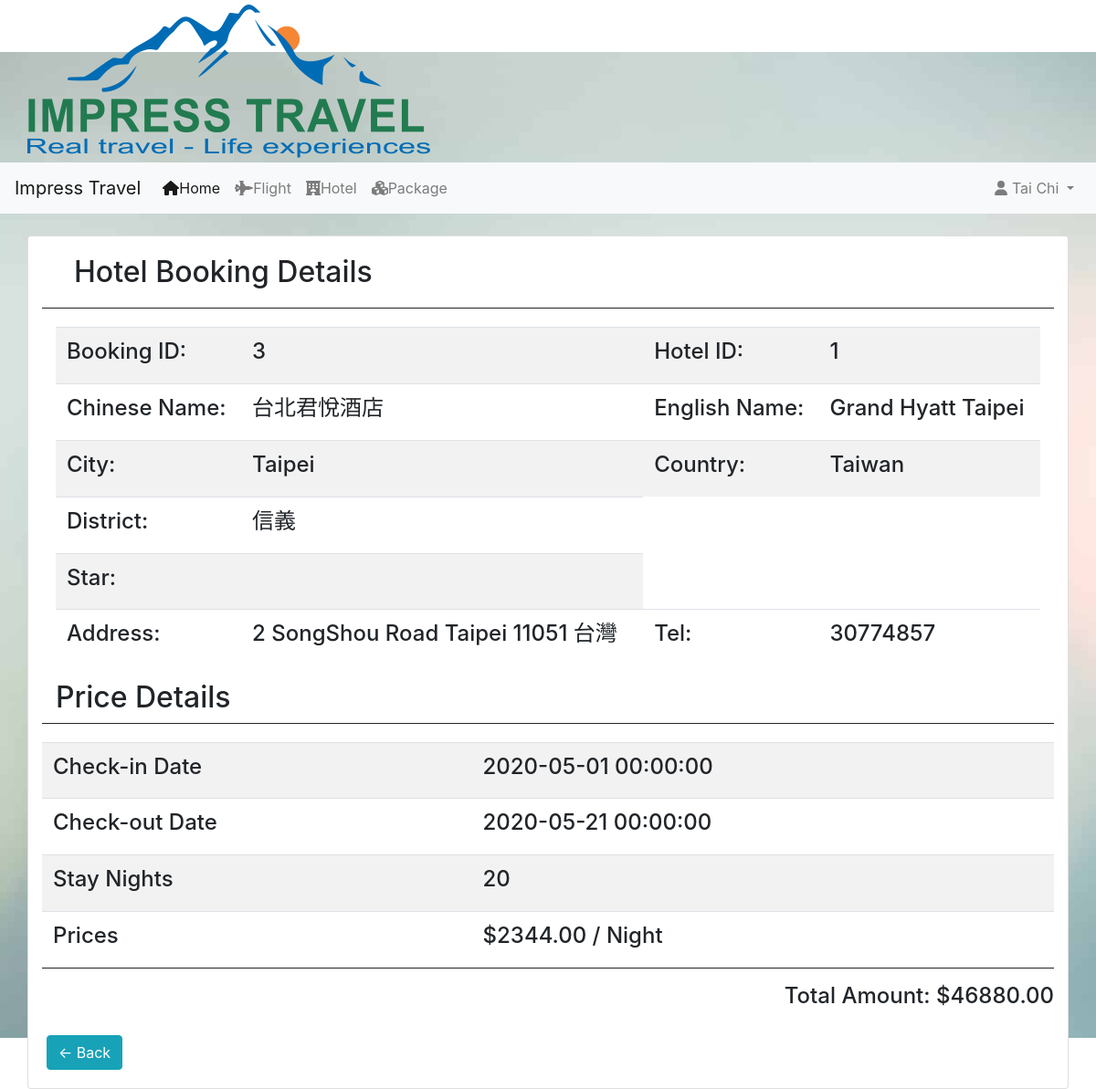
/customer_booking_hotel_details.php?hotelbooking=3 (signed in), run on the app's committed database.
### tables this page shows
CREATE TABLE IF NOT EXISTS `hotelorder` (
`hotel_order_id` int(10) unsigned NOT NULL,
  `room_id` int(11) unsigned NOT NULL,
  `user_id` int(10) unsigned NOT NULL,
  `OrderDate` datetime NOT NULL,
  `real_price` decimal(8,2) NOT NULL,
  `Checkin` datetime NOT NULL,
  `Checkout` datetime NOT NULL,
  `Remark` varchar(255) NOT NULL
);

CREATE TABLE IF NOT EXISTS `hotel` (
  `hotel_id` int(11) NOT NULL,
  `chiName` varchar(50) NOT NULL,
  `engName` varchar(80) NOT NULL,
  `star` int(1) DEFAULT '0',
  `country` varchar(30) NOT NULL,
  `city` varchar(30) NOT NULL,
  `district` varchar(30) NOT NULL,
  `address` varchar(255) NOT NULL,
  `hotel_tel` varchar(20) NOT NULL
);

CREATE TABLE IF NOT EXISTS `room` (
`room_id` int(11) unsigned NOT NULL,
  `hotel_id` int(11) NOT NULL,
  `room_type` varchar(45) NOT NULL,
  `room_noSmoke` tinyint(1) NOT NULL DEFAULT '0',
  `room_num` int(11) NOT NULL,
  `RoomSize` int(2) NOT NULL,
  `RoomDesc` varchar(50) NOT NULL,
  `Price` decimal(8,2) NOT NULL
);

### public_html/customer_booking_hotel_details.php (the view, shortened to what this page needs)
<!DOCTYPE html>
<html lang="en">
<head>
    <link href="css/bootstrap/bootstrap.min.css" rel="stylesheet" type="text/css">
    <link href="css/fa/all.css" rel="stylesheet" type="text/css">
    <link href="css/layout.css" rel="stylesheet" type="text/css">
</head>
<body>
<div class="container">
    <div class="row">
      <img src="src/image/logo.png" style="padding: 5px 0 5px 0;"/>
    </div>
</div>
<nav class="navbar navbar-expand-lg navbar-light bg-light">
  <a class="navbar-brand" href="index.php">Impress Travel</a>
  <div class="collapse navbar-collapse" id="navbarSupportedContent">
    <ul class="navbar-nav mr-auto">
      <li class="nav-item active">
        <a class="nav-link" href="index.php"><i class="fas fa-home" style="font-size:16px"></i>Home <span class="sr-only">(current)</span></a>
      </li>
      <li class="nav-item">
        <a class="nav-link" href="search_flight.php"><i class="fas fa-fighter-jet" style="font-size:16px"></i>Flight</a>
      </li>
      <li class="nav-item">
        <a class="nav-link" href="search_hotel.php"><i class="fas fa-hotel" style="font-size:16px"></i>Hotel</a>
      </li>
      <li class="nav-item">
        <a class="nav-link" href="list_package.php"><i class="fas fa-cubes" style="font-size:16px"></i>Package</a>
      </li>
    </ul>
    <ul class="nav navbar-nav navbar-right">
        <li class="nav-item dropdown">
            <a class="nav-link dropdown-toggle" href="#" id="navbarDropdown" role="button" data-toggle="dropdown" aria-haspopup="true" aria-expanded="false">
            <i class="fas fa-user" style="font-size:16px"></i>
                <?php
                	if(isset($_SESSION['user']))
						echo $_SESSION['name'];
					else
						echo "Account"
				?>
            </a>
          </li>
    </uL>
  </div>
</nav>
<div class="container mt-4">
  <div class="row card">
    <div class="col-md-12">
      <div class="col-md-12" style="border-bottom: 1px solid; margin-bottom: 20px;" >
        <h2 style="margin: 20px">Hotel Booking Details</h2>
      </div>
      <?php
				require('conn.php');
				mysqli_set_charset($conn,"utf8");
				$sql = "SELECT * FROM hotelorder LEFT JOIN room ON room.room_id = hotelorder.room_id LEFT JOIN hotel ON room.hotel_id = hotel.hotel_id WHERE hotel_order_id = '{$_GET['hotelbooking']}';";
				$rs = mysqli_query($conn, $sql) or die(mysqli_error($conn));
				$rc = mysqli_fetch_assoc($rs);
				extract($rc);
			?>
      <div class="col-md-12">
      <table class="table table-striped">
      	<tr>
        	<th><h4>Booking ID:</h4></th>
            <td><h4><?php echo $hotel_order_id ?></h4></td>
            <th><h4>Hotel ID:</h4></th>
            <td><h4><?php echo $hotel_id ?></h4></td>
        </tr>
         <tr>
            <th><h4>Chinese Name:</h4></th>
            <td><h4><?php echo $chiName ?></h4></td>
            <th><h4>English Name:</h4></th>
            <td><h4><?php echo $engName ?></h4></td>
        </tr>
        <tr>
            <th><h4>City:</h4></th>
            <td><h4><?php echo $city ?></h4></td>
            <th><h4>Country:</h4></th>
            <td><h4><?php echo $country ?></h4></td>
        </tr>
        <tr>
            <th><h4>District:</h4></th>
            <td><h4><?php echo $district ?></h4></td>
        </tr>
         <tr>
        	<th><h4>Star:</h4></th>
            <td><h4>
        </tr>
         <tr>
        	<th><h4>Address:</h4></th>
            <td><h4><?php echo $address ?></h4></td>
            <th><h4>Tel:</h4></th>
            <td><h4><?php echo $hotel_tel ?></h4></td>
        </tr>
      </table>
      </div>
      <div class="col-md-12" style="border-bottom: 1px solid; margin-bottom: 20px;" >
        <h2>Price Details</h2>
      </div>
      <table  class="table table-striped" style="border-bottom: 1px solid;">
        <tr>
        <th><h4>Check-in Date</h4></th>
      	<td><h4><?php echo $Checkin ?></h4></td>
        </tr>
         <tr>
        <th><h4>Check-out Date</h4></th>
      	<td><h4><?php echo $Checkout ?></h4></td>
        </tr>
        <tr>
        <th><h4>Stay Nights</h4></th>
        <td><?php
			$sql="SELECT DATEDIFF('$Checkout','$Checkin') AS StayNights;";
			$rs = mysqli_query($conn, $sql) or die(mysqli_error($conn));
			$rc = mysqli_fetch_assoc($rs);
			echo "<h4>".$rc['StayNights']."</h4>";
		 ?></td>
        </tr>
        <tr>
        <th><h4>Prices</h4></th>
        <td><h4><?php echo '$'.$Price ?> / Night</h4></td>
        </tr>
      </table>
      <h4 class="text-right">Total Amount: <?php echo '$'.$real_price; ?></h4>
    </div>
    <nav>
        <a style="margin: 20px;" class="btn btn-info" href="customer_booking.php?hotelbooking"><span aria-hidden="true">&larr;</span> Back</a>
    </nav>
  </div>
</div>
</body>
</html>

### public_html/css/fa/all.css (style rules this page uses)
.fa-cubes:before { content: "\f1b3"; }
.fa-hotel:before { content: "\f594"; }
.fa-user:before { content: "\f007"; }

### public_html/css/layout.css (style rules this page uses)
body { background-image: url(../src/image/background.jpg); background-attachment: fixed; background-position: center; background-repeat: no-repeat; }

### data on the page
hotelorder: hotel_order_id "3", hotel.hotel_id "1", hotel.chiName "台北君悅酒店", hotel.engName "Grand Hyatt Taipei", hotel.city "Taipei", hotel.country "Taiwan", hotel.district "信義", hotel.address "2 SongShou Road Taipei 11051 台灣", hotel.hotel_tel "30774857", Checkin "2020-05-01 00:00:00", Checkout "2020-05-21 00:00:00", room.Price "2344.00", real_price "46880.00"

### other printed values
$_SESSION['name'] "Tai Chi"
$rc['StayNights'] "20"
